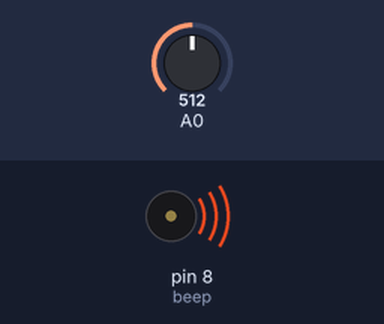
The sketch below on a simulated Arduino Uno, built with avr-gcc and run on an emulated ATmega328P. Shown: buzzer (waves = sounding, pin HIGH). The inputs (shaded band) are chosen by the test bench; at power-on: A0 = 512.

Above: at 1.2 s.
1.3 s: A0 set to 213
2.8 s: A0 set to 192
At 3.7 s:
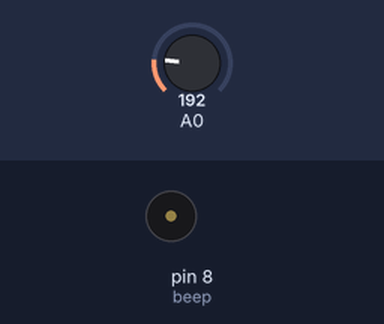
4.3 s: A0 set to 210
At 4.9 s:
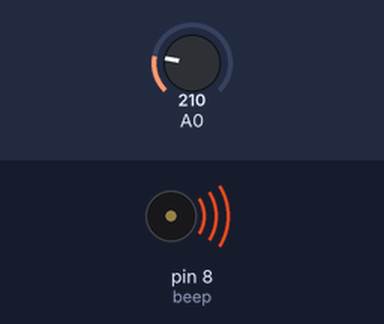
5.8 s: A0 set to 190
At 7.2 s:
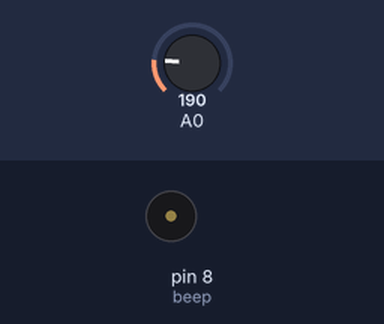
Timing chart, 0 to 8.3 s (numbered marks = the images above; inputs shaded):
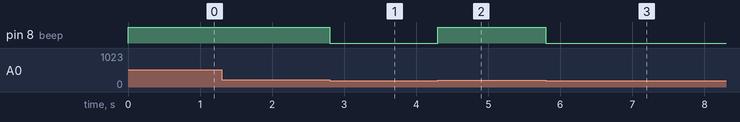

The sketch:

Flame_alarm_system.ino
```cpp
int beep = 8;
int flameVal = 0;

void setup() {
  pinMode(beep, OUTPUT);
}

void loop() {
  flameVal = analogRead(A0);
  Serial.print(flameVal);
  if (flameVal >= 200)     //According to the serial data to adjust.
  {
    digitalWrite(beep, HIGH);
  }
  else
  {
    digitalWrite(beep, LOW);
  }
}
```

Measured:
- the behaviour switches between 200 and 199 on A0 (found by bisection; images 0 and 1)
- after the input at 1.3 s, every drawn part: stays the same
- after the input at 2.8 s, pin 8 (beep): HIGH → LOW at once
- after the input at 4.3 s, pin 8 (beep): LOW → HIGH at once
- after the input at 5.8 s, pin 8 (beep): HIGH → LOW at once
